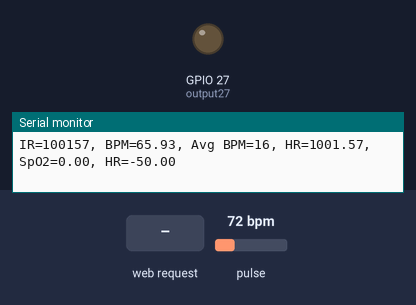
This sketch was run on a simulated ESP32. On the bench: output pins drawn as LEDs (lit = HIGH), the last lines printed to the serial monitor. The inputs (shaded band) are chosen by the test bench; at power-on: pulse 72 bpm.

Above: at 1.2 s.
1.3 s: HTTP request GET /27/on received
At 2.5 s:
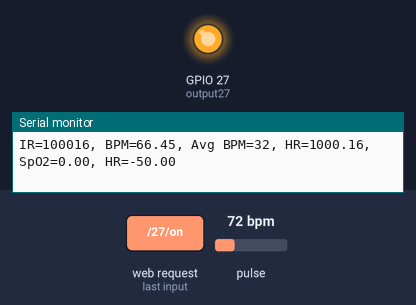
2.8 s: HTTP request GET /27/off received
At 3.6 s:
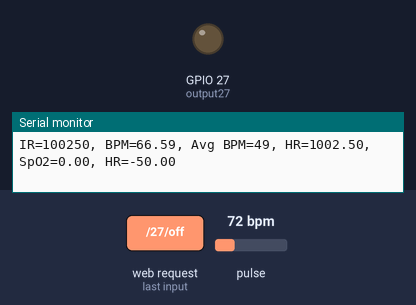
Timing chart, 0 to 5.8 s (numbered marks = the images above; inputs shaded):
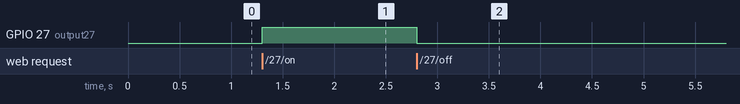

Measured:
- after the input at 1.3 s, GPIO 27 (output27): LOW → HIGH at once
- after the input at 2.8 s, GPIO 27 (output27): HIGH → LOW at once

The sketch:

Code.ino
```cpp
#include <WiFi.h>
#include <Wire.h>
#include "MAX30105.h"
#include "heartRate.h"
#include <WebServer.h>

const char* ssid = "嗨";
const char* password = "qwertyuiop";

WiFiServer server(80);
String header;

const int output27 = 27;

MAX30105 particleSensor;

const byte RATE_SIZE = 4;
byte rates[RATE_SIZE];
byte rateSpot = 0;
long lastBeat = 0;

float beatsPerMinute;
int beatAvg;
float spo2Value;
float heartRate = 0;

unsigned long previousMillis = 0;
const long interval = 100;

String SendHTML(float BPM, float SpO2) {
  String ptr = "<!DOCTYPE html>";
  ptr += "<html>";
  ptr += "<head>";
  ptr += "<title>Pulse Oximeter ESP32</title>"; // ESP32 instead of ESP8266
  ptr += "<meta name='viewport' content='width=device-width, initial-scale=1.0'>";
  ptr += "<link rel='stylesheet' href='https://cdnjs.cloudflare.com/ajax/libs/font-awesome/5.7.2/css/all.min.css'>";
  ptr += "<style>";
  ptr += "body { background-color: #fff; font-family: sans-serif; color: #333333; font: 14px Helvetica, sans-serif box-sizing: border-box;}";
  ptr += "#page { margin: 20px; background-color: #fff;}";
  ptr += ".container { height: inherit; padding-bottom: 20px;}";
  ptr += ".header { padding: 20px;}";
  ptr += ".header h1 { padding-bottom: 0.3em; color: #008080; font-size: 45px; font-weight: bold; font-family: Garmond, 'sans-serif'; text-align: center;}";
  ptr += "h2 { padding-bottom: 0.2em; border-bottom: 1px solid #eee; margin: 2px; text-align: left;}";
  ptr += ".header h3 { font-weight: bold; font-family: Arial, 'sans-serif'; font-size: 17px; color: #b6b6b6; text-align: center;}";
  ptr += ".box-full { padding: 20px; border: 1px solid #ddd; border-radius: 1em 1em 1em 1em; box-shadow: 1px 7px 7px 1px rgba(0,0,0,0.4); background: #fff; margin: 20px; width: 300px;}";
  ptr += "@media (max-width: 494px) { #page { width: inherit; margin: 5px auto; } #content { padding: 1px;} .box-full { margin: 8px 8px 12px 8px; padding: 10px; width: inherit;; float: none; } }";
  ptr += "@media (min-width: 494px) and (max-width: 980px) { #page { width: 465px; margin 0 auto; } .box-full { width: 380px; } }";
  ptr += "@media (min-width: 980px) { #page { width: 930px; margin: auto; } }";
  ptr += ".sensor { margin: 12px 0px; font-size: 2.5rem;}";
  ptr += ".sensor-labels { font-size: 1rem; vertical-align: middle; padding-bottom: 15px;}";
  ptr += ".units { font-size: 1.2rem;}";
  ptr += "hr { height: 1px; color: #eee; background-color: #eee; border: none;}";
  ptr += "@keyframes colorChange { 0% { color: #007bff; } 50% { color: #ff6347; } 100% { color: #007bff; } }";
  ptr += ".sensor-labels, .sensor { animation: colorChange 2s infinite; }";
  ptr += "</style>";
  ptr += "</head>";
  ptr += "<body>";
  ptr += "<div id='page'>";
  ptr += "<div class='header'>";
  ptr += "<h1> ESP32 WebServer </h1>"; // ESP32 instead of ESP8266
  ptr += "<h3><a href='https://iotprojectsideas.com'></a></h3>";
  ptr += "</div>";
  ptr += "<div id='content' align='center'>";
  ptr += "<div class='box-full' align='left'>";
  ptr += "<h2>Sensor Readings</h2>";
  ptr += "<div class='sensors-container'>";

  ptr += "<p class='sensor'>";
  ptr += "<i class='fas fa-burn' style='color:#f7347a'></i>";
  ptr += "<span class='sensor-labels'> BPM </span>";
  ptr += String(BPM);
  ptr += "<sup class='units'></sup>";
  ptr += "</p>";

  ptr += "<p class='sensor'>";
  ptr += "<i class='fas fa-burn' style='color:#f7347a'></i>";
  ptr += "<span class='sensor-labels'> SpO2 </span>";
  ptr += String(SpO2, 2);
  ptr += "<sup class='units'>%</sup>";
  ptr += "</p>";

  ptr += "</div>";
  ptr += "</div>";
  ptr += "</div>";
  ptr += "</div>";
  ptr += "</body>";
  ptr += "</html>";
  return ptr;
}

void setup() {
  Serial.begin(115200);
  Serial.println("Initializing...");

  if (!particleSensor.begin(Wire, I2C_SPEED_FAST)) {
    Serial.println("MAX30102 was not found. Please check wiring/power.");
    while (1);
  }
  Serial.println("Place your index finger on the sensor with steady pressure.");

  particleSensor.setup();
  particleSensor.setPulseAmplitudeRed(0x0A);
  particleSensor.setPulseAmplitudeGreen(0);

  pinMode(output27, OUTPUT);
  digitalWrite(output27, LOW);

  WiFi.softAP(ssid, password);

  Serial.println("");
  Serial.println("AP created. IP address: ");
  Serial.println(WiFi.softAPIP());
  server.begin();
}

void loop() {
  const long timeoutTime = 2000;
  unsigned long currentMillis = millis();

  if (currentMillis - previousMillis >= interval) {
    previousMillis = currentMillis;
    long irValue = particleSensor.getIR();

    if (checkForBeat(irValue) == true) {
      long delta = millis() - lastBeat;
      lastBeat = millis();
      beatsPerMinute = 60 / (delta / 1000.0);

      if (beatsPerMinute < 255 && beatsPerMinute > 20) {
        rates[rateSpot++] = (byte)beatsPerMinute;
        rateSpot %= RATE_SIZE;

        beatAvg = 0;
        for (byte x = 0; x < RATE_SIZE; x++)
          beatAvg += rates[x];
        beatAvg /= RATE_SIZE;
      }
    }

    int32_t ir_dc_value = particleSensor.getIR();
    int32_t red_dc_value = particleSensor.getRed();

    float R = (float)red_dc_value / (float)ir_dc_value;
    if (R < 0.3) {
      spo2Value = 104 - 17 * R;
    }

    heartRate = (float)irValue / 100.0;

    Serial.print("IR=");
    Serial.print(irValue);
    Serial.print(", BPM=");
    Serial.print(beatsPerMinute);
    Serial.print(", Avg BPM=");
    Serial.print(beatAvg);
    Serial.print(", HR=");
    Serial.print(heartRate);
    Serial.print(", SpO2=");
    Serial.print(spo2Value);
    Serial.print(", HR=");
    Serial.print(spo2Value - 50);

    if (irValue < 50000)
      Serial.print(" No finger?");

    Serial.println();
  }

  WiFiClient client = server.available();
  if (client) {
    Serial.println("New client");
    while (client.connected()) {
      if (client.available()) {
        char c = client.read();
        Serial.write(c);
        header += c;
        if (c == '\n') {
          if (header.indexOf("GET /27/on") >= 0) {
            digitalWrite(output27, HIGH);
          } else if (header.indexOf("GET /27/off") >= 0) {
            digitalWrite(output27, LOW);
          }

          client.println("HTTP/1.1 200 OK");
          client.println("Content-type:text/html");
          client.println();
          client.print(SendHTML(beatsPerMinute, spo2Value));
          client.println();
          break;
        }
      }
    }
    header = "";
    client.stop();
    Serial.println("Client disconnected");
  }
}
```
